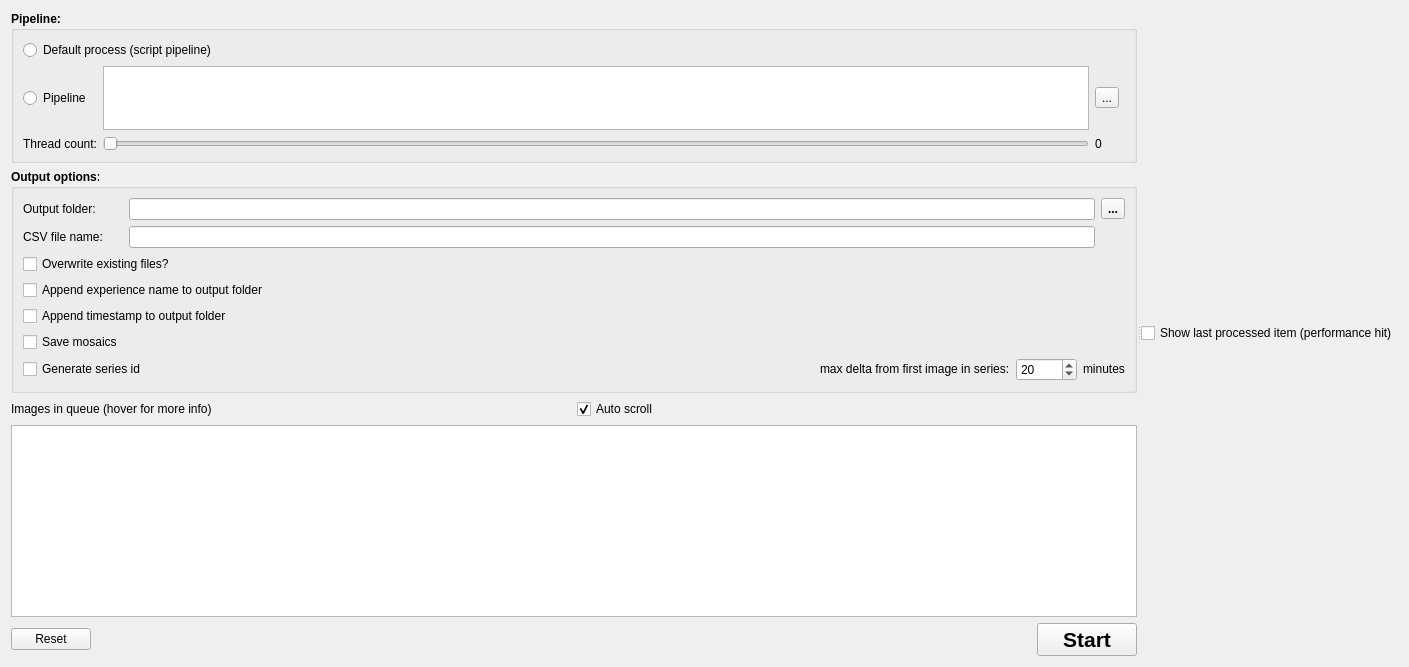
      <widget class="QWidget" name="tab_pipeline_processor">
       <attribute name="title">
        <string>Pipeline processor</string>
       </attribute>
       <layout class="QHBoxLayout" name="horizontalLayout_4">
        <item>
         <widget class="QSplitter" name="splitter">
          <property name="orientation">
           <enum>Qt::Horizontal</enum>
          </property>
          <widget class="QWidget" name="layoutWidget">
           <layout class="QVBoxLayout" name="verticalLayout_4">
            <item>
             <widget class="QGroupBox" name="groupBox_2">
              <property name="sizePolicy">
               <sizepolicy hsizetype="Preferred" vsizetype="Fixed">
                <horstretch>0</horstretch>
                <verstretch>0</verstretch>
               </sizepolicy>
              </property>
              <property name="font">
               <font>
                <weight>75</weight>
                <bold>true</bold>
               </font>
              </property>
              <property name="title">
               <string>Pipeline:</string>
              </property>
              <property name="flat">
               <bool>false</bool>
              </property>
              <layout class="QGridLayout" name="gridLayout_5">
               <item row="1" column="2">
                <widget class="QToolButton" name="bt_pp_select_script">
                 <property name="font">
                  <font>
                   <weight>50</weight>
                   <bold>false</bold>
                  </font>
                 </property>
                 <property name="text">
                  <string>...</string>
                 </property>
                 <property name="icon">
                  <iconset resource="main.qrc">
                   <normaloff>:/common/resources/List.png</normaloff>:/common/resources/List.png</iconset>
                 </property>
                </widget>
               </item>
               <item row="2" column="2">
                <widget class="QLabel" name="lb_pp_thread_count">
                 <property name="font">
                  <font>
                   <weight>50</weight>
                   <bold>false</bold>
                  </font>
                 </property>
                 <property name="text">
                  <string>0</string>
                 </property>
                </widget>
               </item>
               <item row="2" column="1">
                <widget class="QSlider" name="sl_pp_thread_count">
                 <property name="orientation">
                  <enum>Qt::Horizontal</enum>
                 </property>
                </widget>
               </item>
               <item row="2" column="0">
                <widget class="QLabel" name="label_9">
                 <property name="sizePolicy">
                  <sizepolicy hsizetype="Minimum" vsizetype="Minimum">
                   <horstretch>0</horstretch>
                   <verstretch>0</verstretch>
                  </sizepolicy>
                 </property>
                 <property name="font">
                  <font>
                   <weight>50</weight>
                   <bold>false</bold>
                  </font>
                 </property>
                 <property name="text">
                  <string>Thread count:</string>
                 </property>
                </widget>
               </item>
               <item row="1" column="0">
                <widget class="QRadioButton" name="rb_pp_load_script">
                 <property name="font">
                  <font>
                   <weight>50</weight>
                   <bold>false</bold>
                  </font>
                 </property>
                 <property name="text">
                  <string>Pipeline</string>
                 </property>
                </widget>
               </item>
               <item row="0" column="0" colspan="4">
                <widget class="QRadioButton" name="rb_pp_default_process">
                 <property name="font">
                  <font>
                   <weight>50</weight>
                   <bold>false</bold>
                  </font>
                 </property>
                 <property name="text">
                  <string>Default process (script pipeline)</string>
                 </property>
                </widget>
               </item>
               <item row="1" column="1">
                <widget class="QTextBrowser" name="tb_pp_desc">
                 <property name="maximumSize">
                  <size>
                   <width>16777215</width>
                   <height>64</height>
                  </size>
                 </property>
                 <property name="font">
                  <font>
                   <weight>50</weight>
                   <bold>false</bold>
                  </font>
                 </property>
                </widget>
               </item>
              </layout>
             </widget>
            </item>
            <item>
             <widget class="QGroupBox" name="groupBox">
              <property name="sizePolicy">
               <sizepolicy hsizetype="Preferred" vsizetype="Fixed">
                <horstretch>0</horstretch>
                <verstretch>0</verstretch>
               </sizepolicy>
              </property>
              <property name="font">
               <font>
                <weight>75</weight>
                <bold>true</bold>
               </font>
              </property>
              <property name="title">
               <string>Output options:</string>
              </property>
              <layout class="QGridLayout" name="gridLayout_11">
               <item row="1" column="1">
                <widget class="QLineEdit" name="edt_csv_file_name"/>
               </item>
               <item row="1" column="0">
                <widget class="QLabel" name="lbl_csv_file_name">
                 <property name="font">
                  <font>
                   <weight>50</weight>
                   <bold>false</bold>
                  </font>
                 </property>
                 <property name="text">
                  <string>CSV file name:</string>
                 </property>
                </widget>
               </item>
               <item row="0" column="2">
                <widget class="QToolButton" name="bt_pp_select_output_folder">
                 <property name="text">
                  <string>...</string>
                 </property>
                 <property name="icon">
                  <iconset resource="main.qrc">
                   <normaloff>:/common/resources/folder_blue.png</normaloff>:/common/resources/folder_blue.png</iconset>
                 </property>
                </widget>
               </item>
               <item row="6" column="0" colspan="3">
                <layout class="QHBoxLayout" name="horizontalLayout_11">
                 <item>
                  <widget class="QCheckBox" name="cb_pp_generate_series_id">
                   <property name="sizePolicy">
                    <sizepolicy hsizetype="Minimum" vsizetype="Fixed">
                     <horstretch>0</horstretch>
                     <verstretch>0</verstretch>
                    </sizepolicy>
                   </property>
                   <property name="font">
                    <font>
                     <weight>50</weight>
                     <bold>false</bold>
                    </font>
                   </property>
                   <property name="text">
                    <string>Generate series id</string>
                   </property>
                  </widget>
                 </item>
                 <item>
                  <spacer name="horizontalSpacer_7">
                   <property name="orientation">
                    <enum>Qt::Horizontal</enum>
                   </property>
                   <property name="sizeHint" stdset="0">
                    <size>
                     <width>40</width>
                     <height>20</height>
                    </size>
                   </property>
                  </spacer>
                 </item>
                 <item>
                  <widget class="QLabel" name="label_4">
                   <property name="sizePolicy">
                    <sizepolicy hsizetype="Preferred" vsizetype="Fixed">
                     <horstretch>0</horstretch>
                     <verstretch>0</verstretch>
                    </sizepolicy>
                   </property>
                   <property name="font">
                    <font>
                     <weight>50</weight>
                     <bold>false</bold>
                    </font>
                   </property>
                   <property name="text">
                    <string>max delta from first image in series:</string>
                   </property>
                  </widget>
                 </item>
                 <item>
                  <widget class="QSpinBox" name="sp_pp_time_delta">
                   <property name="sizePolicy">
                    <sizepolicy hsizetype="Minimum" vsizetype="Fixed">
                     <horstretch>0</horstretch>
                     <verstretch>0</verstretch>
                    </sizepolicy>
                   </property>
                   <property name="font">
                    <font>
                     <weight>50</weight>
                     <bold>false</bold>
                    </font>
                   </property>
                   <property name="maximum">
                    <number>10080</number>
                   </property>
                   <property name="value">
                    <number>20</number>
                   </property>
                  </widget>
                 </item>
                 <item>
                  <widget class="QLabel" name="label_5">
                   <property name="sizePolicy">
                    <sizepolicy hsizetype="Preferred" vsizetype="Fixed">
                     <horstretch>0</horstretch>
                     <verstretch>0</verstretch>
                    </sizepolicy>
                   </property>
                   <property name="font">
                    <font>
                     <weight>50</weight>
                     <bold>false</bold>
                    </font>
                   </property>
                   <property name="text">
                    <string>minutes</string>
                   </property>
                  </widget>
                 </item>
                </layout>
               </item>
               <item row="0" column="1">
                <widget class="QLineEdit" name="le_pp_output_folder">
                 <property name="font">
                  <font>
                   <weight>50</weight>
                   <bold>false</bold>
                  </font>
                 </property>
                 <property name="readOnly">
                  <bool>true</bool>
                 </property>
                </widget>
               </item>
               <item row="0" column="0">
                <widget class="QLabel" name="label_2">
                 <property name="font">
                  <font>
                   <weight>50</weight>
                   <bold>false</bold>
                  </font>
                 </property>
                 <property name="text">
                  <string>Output folder:</string>
                 </property>
                </widget>
               </item>
               <item row="4" column="0" colspan="3">
                <widget class="QCheckBox" name="cb_pp_append_timestamp_to_output_folder">
                 <property name="font">
                  <font>
                   <weight>50</weight>
                   <bold>false</bold>
                  </font>
                 </property>
                 <property name="text">
                  <string>Append timestamp to output folder</string>
                 </property>
                </widget>
               </item>
               <item row="3" column="0" colspan="3">
                <widget class="QCheckBox" name="cb_pp_append_experience_name">
                 <property name="font">
                  <font>
                   <weight>50</weight>
                   <bold>false</bold>
                  </font>
                 </property>
                 <property name="text">
                  <string>Append experience name to output folder</string>
                 </property>
                </widget>
               </item>
               <item row="2" column="0" colspan="3">
                <widget class="QCheckBox" name="cb_pp_overwrite">
                 <property name="font">
                  <font>
                   <weight>50</weight>
                   <bold>false</bold>
                  </font>
                 </property>
                 <property name="text">
                  <string>Overwrite existing files?</string>
                 </property>
                </widget>
               </item>
               <item row="5" column="0">
                <widget class="QCheckBox" name="cb_pp_save_mosaics">
                 <property name="font">
                  <font>
                   <weight>50</weight>
                   <bold>false</bold>
                  </font>
                 </property>
                 <property name="text">
                  <string>Save mosaics</string>
                 </property>
                </widget>
               </item>
              </layout>
             </widget>
            </item>
            <item>
             <layout class="QGridLayout" name="gridLayout_10">
              <item row="0" column="0">
               <widget class="QLabel" name="label_6">
                <property name="text">
                 <string>Images in queue (hover for more info)</string>
                </property>
               </widget>
              </item>
              <item row="0" column="1">
               <widget class="QCheckBox" name="cb_queue_auto_scroll">
                <property name="text">
                 <string>Auto scroll</string>
                </property>
                <property name="checked">
                 <bool>true</bool>
                </property>
               </widget>
              </item>
              <item row="1" column="0" colspan="2">
               <widget class="QListWidget" name="lw_images_queue"/>
              </item>
             </layout>
            </item>
            <item>
             <layout class="QHBoxLayout" name="horizontalLayout_3">
              <item>
               <widget class="QPushButton" name="bt_pp_reset">
                <property name="font">
                 <font>
                  <weight>50</weight>
                  <bold>false</bold>
                 </font>
                </property>
                <property name="text">
                 <string>Reset</string>
                </property>
                <property name="icon">
                 <iconset resource="main.qrc">
                  <normaloff>:/common/resources/Refresh.png</normaloff>:/common/resources/Refresh.png</iconset>
                </property>
               </widget>
              </item>
              <item>
               <spacer name="horizontalSpacer_6">
                <property name="orientation">
                 <enum>Qt::Horizontal</enum>
                </property>
                <property name="sizeHint" stdset="0">
                 <size>
                  <width>944</width>
                  <height>20</height>
                 </size>
                </property>
               </spacer>
              </item>
              <item>
               <widget class="QPushButton" name="bt_pp_start">
                <property name="minimumSize">
                 <size>
                  <width>100</width>
                  <height>0</height>
                 </size>
                </property>
                <property name="font">
                 <font>
                  <pointsize>16</pointsize>
                  <weight>75</weight>
                  <bold>true</bold>
                 </font>
                </property>
                <property name="text">
                 <string>Start</string>
                </property>
                <property name="icon">
                 <iconset resource="main.qrc">
                  <normaloff>:/image_process/resources/Play.png</normaloff>:/image_process/resources/Play.png</iconset>
                </property>
                <property name="iconSize">
                 <size>
                  <width>24</width>
                  <height>24</height>
                 </size>
                </property>
               </widget>
              </item>
             </layout>
            </item>
           </layout>
          </widget>
          <widget class="QWidget" name="layoutWidget">
           <layout class="QVBoxLayout" name="ver_layout_last_image">
            <item>
             <widget class="QCheckBox" name="chk_pp_show_last_item">
              <property name="text">
               <string>Show last processed item (performance hit)</string>
              </property>
             </widget>
            </item>
           </layout>
          </widget>
         </widget>
        </item>
       </layout>
      </widget>
